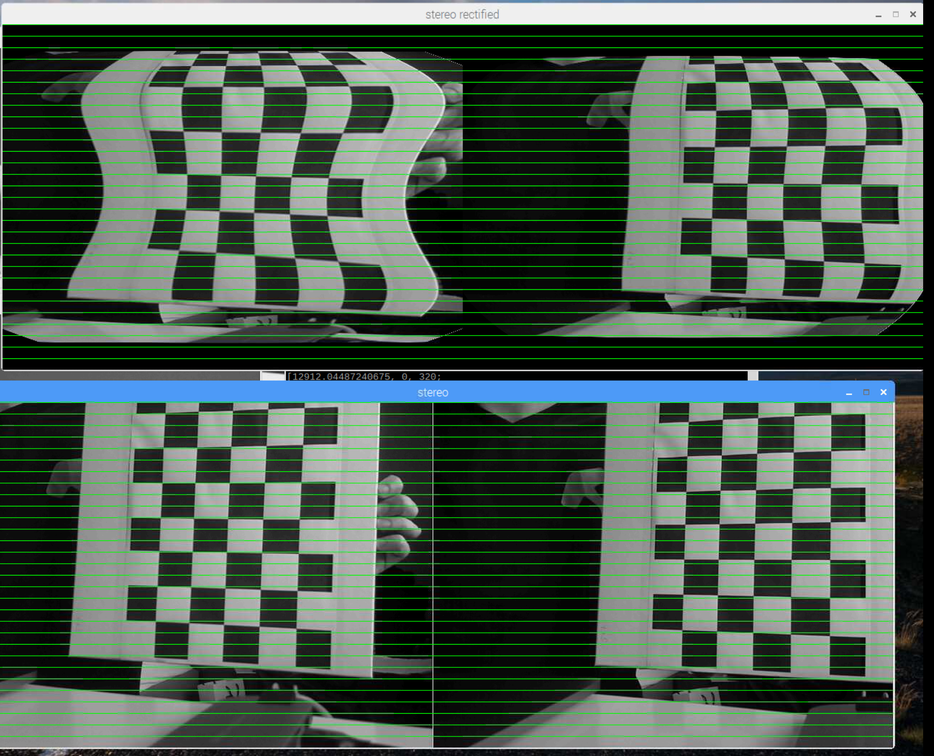
//> input picture pictures/not_working.png, 934 x 756 px, shrunk from 2326 x 1882 before the run, given in place of the camera
$ ./main   (built with g++ and OpenCV 4)
//> lines starting //> are read from the running program, lines starting //| are printed output that depends on the picture; after the words box and inside, x2 and y2 are one past the last pixel; in counts of white or black regions, pixels touching at a corner belong together
//> in getVideoCapture, image is the input picture: 756 rows x 934 cols, CV_8UC3; mean B, G, R 79.6, 90.2, 74.5
#include <iostream>
#include <opencv2/opencv.hpp>
#include <chrono>
#include <future>
#include <vector>

const float squareSideLength = 0.035; // in meters

std::vector<cv::Point3f> calculateCornerPositionsForBoard(int boardWidth, int boardHeight, float squaresSideLength)
{
    std::vector<cv::Point3f> result;
    for(int i = 0; i < boardWidth; i++)
    {
        for (int j = 0; j < boardHeight; j++)
        {
            result.emplace_back(cv::Point3f{i * squaresSideLength, j * squaresSideLength, 0.0f} );
        }
    }
    return result;
}

// Get a video capture for a camera, and do some validating that we can read an image from it
cv::VideoCapture getVideoCapture(int camNr)
{
    // Cam we open the capture device
    auto captureDev = cv::VideoCapture(camNr);
    if (captureDev.isOpened())
    {
        // Can we read a valid frame from the capture device
        cv::Mat image;
        if (captureDev.read(image))
        {
            // NOTE: not sure if this check is needed or read does all the required word
            if (image.empty())
            {
                std::cout << "Read empty frame from VideoCapture(" << camNr << ")\n";
                exit(-1);
            }
            return captureDev;
        }
        std::cout << "Could not read frame from VideoCapture(" << camNr << ")\n";
        exit(-1);
    }
    else
    {
        std::cout << "Could not open VideoCapture(" << camNr << ")\n";
        exit(-1);
    }
}

// findChessboardCorners takes a long time if the picture does not contain a chessboard
// cvCheckChessboard should be much faster, and returns whether a pictures contains a chessboard or not
bool CheckIfBothPicturesContainChessboard(const cv::Mat& img0, const cv::Mat& img1, const cv::Size& boardSize)
{
    auto startTime = std::chrono::system_clock::now();
    std::chrono::duration<float> elapsedTime = std::chrono::system_clock::now() - startTime;
    bool found0 = cv::checkChessboard(img0, boardSize);
    bool found1 =  cv::checkChessboard(img0, boardSize);
    std::cout << "It took " << elapsedTime.count() << "To see if both pictures contain a chessboard\n";
    return found0 && found1;
}

// Looks for chessboards in two images
std::pair<bool, bool> FindChessboardInBothImages(const cv::Size& boardSize, const cv::Mat& img0,
                                                 const cv::Mat img1, std::vector<cv::Point2f>& foundCorners0,
                                                 std::vector<cv::Point2f>& foundCorners1)
{
    // Look for corners of the chessboard
    std::cout << "looking for corners in pictures\n";
    auto startTime = std::chrono::system_clock::now();
    // Wrap call to findChessboardCorners in future's to utilize multiple cores
    std::future<bool> findCBCornersImg0 = std::async(std::launch::async, [&]{return findChessboardCorners(img0, boardSize, foundCorners0); });
    std::future<bool> findCBCornersImg1 = std::async(std::launch::async, [&]{return findChessboardCorners(img1, boardSize, foundCorners1); });
    findCBCornersImg0.wait();
    findCBCornersImg1.wait();
    auto found0 = findCBCornersImg0.get();
    auto found1 = findCBCornersImg1.get();
    // If both found make sub pixel correction of corners
    if (found0 && found1)
    {
        cv::cornerSubPix(img0, foundCorners0, {5, 5}, {-1, -1},
                cv::TermCriteria(cv::TermCriteria::COUNT+cv::TermCriteria::EPS,30, 0.01));
        cv::cornerSubPix(img1, foundCorners1, {5, 5}, {-1, -1},
                cv::TermCriteria(cv::TermCriteria::COUNT+cv::TermCriteria::EPS,30, 0.01));
    }
    std::chrono::duration<float> elapsedTime = std::chrono::system_clock::now() - startTime;
    std::cout << "It took " << elapsedTime.count() << '\n';
    std::cout << found0 << " " << found1 << '\n';
    return {found0, found1};
}

// Show upscaled version of the pictures with corners om them
void showUpscaledImagesWithCorners(const cv::Size& boardSize, const cv::Mat& img0, const cv::Mat& img1,
                                   const std::vector<cv::Point2f>& corners0, const std::vector<cv::Point2f>& corners1)
{
    std::cout << "Found chessboard in both images\n";
    // For img0
    cv::Mat img0WithCorners, img0WithCornersUpScaled;
    // For img1
    cv::Mat img1WithCorners, img1WithCornersUpScaled;

    img0WithCorners = img0.clone();
    img1WithCorners = img1.clone();

    // Draw corners on the greyscale pictures
    drawChessboardCorners(img0WithCorners, boardSize, corners0, true);
    drawChessboardCorners(img1WithCorners, boardSize, corners1, true);

    // Upscale pictures so it is easier to see if the corners are place correctly
    // Scale factor
    double sf = 1.5;
    std::cout << sf << '\n';
    // Resize both images
    resize(img0WithCorners, img0WithCornersUpScaled, cv::Size(), sf, sf, cv::INTER_LINEAR_EXACT);
    resize(img1WithCorners, img1WithCornersUpScaled, cv::Size(), sf, sf, cv::INTER_LINEAR_EXACT);

    imshow("corners0", img0WithCornersUpScaled);
    imshow("corners1", img1WithCornersUpScaled);
}

void calibrateStereoCam(cv::Size boardSize, const int nrCalibPicturesToTake, cv::VideoCapture& cam0, cv::VideoCapture& cam1)
{
//> called with boardSize = Size(7, 5), nrCalibPicturesToTake = 15
    // Setup
    cv::Mat rawImg0, rawImg1, img0, img1;
    // Get image size by capturing a frame
    cam0 >> rawImg0;
    cv::Size imgSize = rawImg0.size();
//> imgSize = Size(934, 756)

    // imagePoints: Where the we will store the found locations of the chessboard corners
    std::vector<std::vector<cv::Point2f> > imagePoints[2];
    std::vector<std::vector<cv::Point3f> > objectPoints[2];

    // Capture calibration pictures
    int goodCalibrationParses{0};
    while(goodCalibrationParses < nrCalibPicturesToTake)
    {
        // Capture from both cams
        cam0 >> rawImg0;
        cam1 >> rawImg1;
        if (rawImg0.empty() || rawImg1.empty())
        {
            std::cout << "Captured empty image \n";
            exit(-1);
        }

        // Convert images to grey scale
        cv::cvtColor(rawImg0, img0, cv::COLOR_BGR2GRAY);
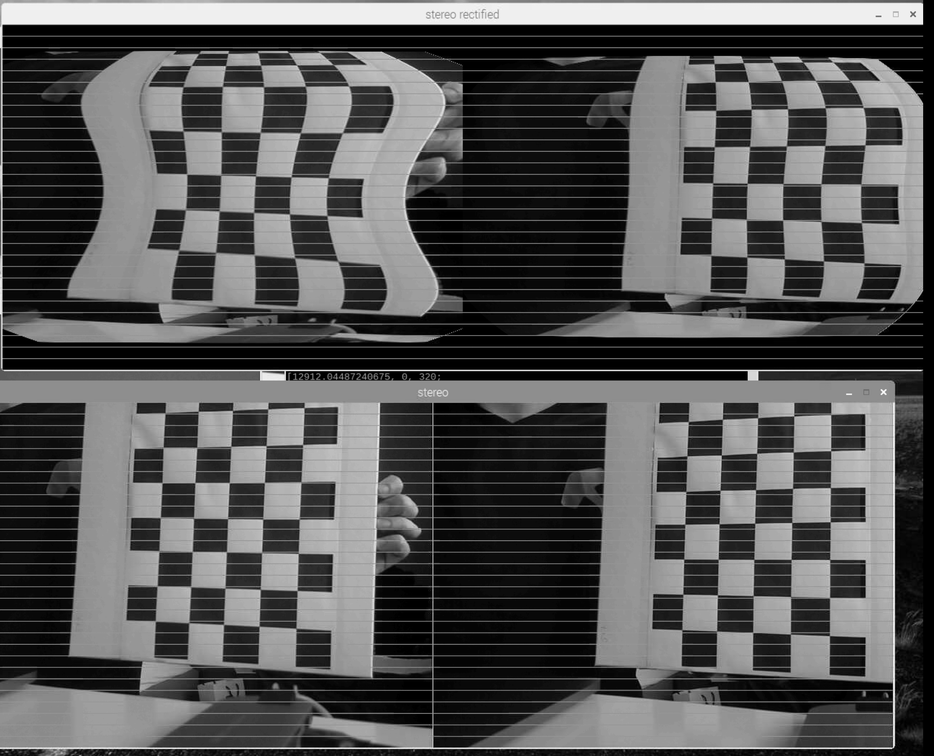
//> img0: 756 rows x 934 cols, CV_8UC1; min 0, max 255, mean 84.3
        cv::cvtColor(rawImg1, img1, cv::COLOR_BGR2GRAY);
        std::vector<cv::Point2f> corners0;
        std::vector<cv::Point2f> corners1;
        if (CheckIfBothPicturesContainChessboard(img0, img1, boardSize))
//> in CheckIfBothPicturesContainChessboard, `bool found0 = cv::checkChessboard(img0, boardSize);`: found0 = true
        {
            auto [found0, found1] = FindChessboardInBothImages(boardSize, img0, img1, corners0, corners1);
//> in FindChessboardInBothImages, `cv::cornerSubPix(img0, foundCorners0, {5, 5}, {-1, -1}, cv::TermCriter..`: foundCorners0 = 35 Points (x, y), first 12: [830.7, 414.3], [830.7, 450.6], [830.4, 487.5], [830.2, 521.7], [829.6, 559.7], [829.5, 597.6], [829.4, 635.4], [793.7, 415.9], [793.2, 451.8], [792.5, 488.4], [791.7, 522.6], [791, 559.6]
//> in FindChessboardInBothImages, `cv::cornerSubPix(img1, foundCorners1, {5, 5}, {-1, -1}, cv::TermCriter..`: foundCorners1 has the same summary as foundCorners0
//> corners0 has the same summary as foundCorners0 in FindChessboardInBothImages; corners1 has the same summary as foundCorners0 in FindChessboardInBothImages; found0 = true; found1 = true
            if (found0 && found1)
            {
                showUpscaledImagesWithCorners(boardSize, img0, img1, corners0, corners1);
//> in showUpscaledImagesWithCorners, `drawChessboardCorners(img0WithCorners, boardSize, corners0, true);`:
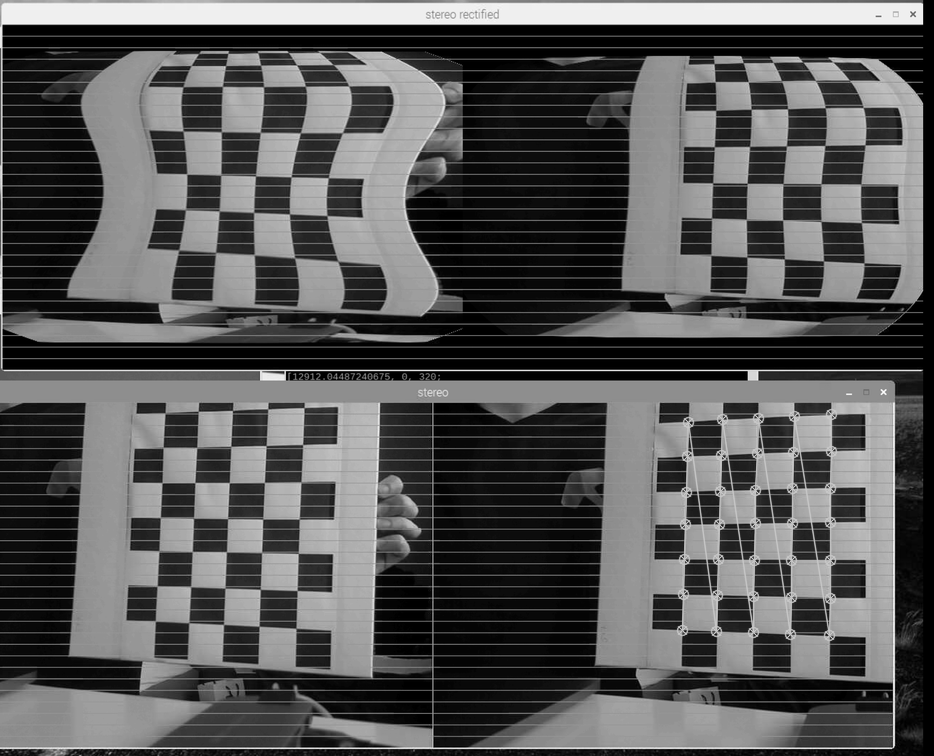
//> img0WithCorners: 756 rows x 934 cols, CV_8UC1; 1.17% of pixels changed, all inside (x1, y1, x2, y2) = (676, 408, 838, 642)
//> in showUpscaledImagesWithCorners, `resize(img0WithCorners, img0WithCornersUpScaled, cv::Size(), sf, sf, c..`:
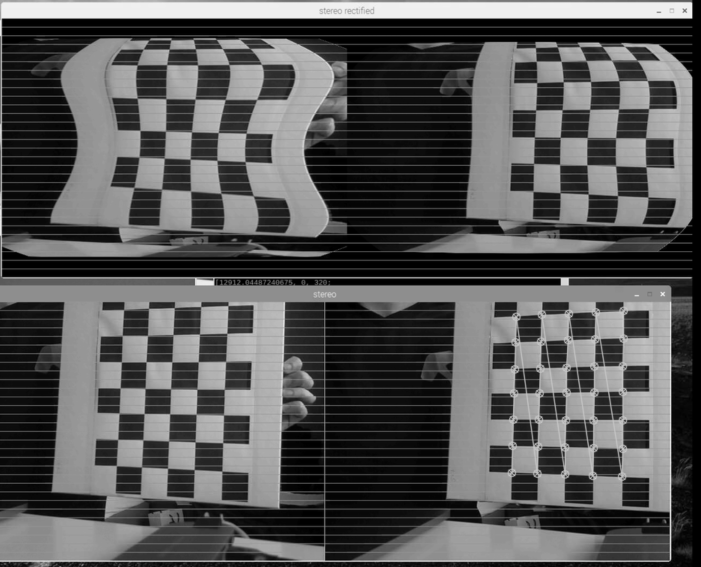
//> img0WithCornersUpScaled: 1134 rows x 1401 cols, CV_8UC1 (shown at 1/2 size); min 0, max 252, mean 84.9
                std::cout << "Press k to keep the picture and use it for calibration\n";
                std::cout << "Press esc or q to quit all together\n";
                std::cout << "Press any other key to discard image \n";
                char c = (char)cv::waitKey();
//> the space key is pressed
                if( c == 27 || c == 'q' || c == 'Q' ) //Allow ESC to quit
                {
                    exit(-1);
                }
                else if (c == 'k' || c == 'K')
                {
                    std::cout << "keeping pictures\n";
                    imagePoints[0].push_back(corners0);
                    imagePoints[1].push_back(corners1);
                    goodCalibrationParses++;
                }
                // Destroy windows for upscaled images
                cv::destroyWindow("corners0");
                cv::destroyWindow("corners1");
            }
        }

        // Display images
        cv::imshow("img0", img0);
        cv::imshow("img1", img1);
        std::cout << "Looping around \n";
        char c = (char)cv::waitKey(10);
        if( c == 27 || c == 'q' || c == 'Q' ) //Allow ESC to quit
        {
            exit(-1);
        }
    }

    // We have all the points we need, lets to a calibration
    auto worldCornerPositions = calculateCornerPositionsForBoard(boardSize.width, boardSize.height, squareSideLength);
    // because we are using the same board for all the object_points we know that the corner position should be the same
    // for all the images
    objectPoints[0].push_back(worldCornerPositions);
    objectPoints[1].push_back(worldCornerPositions);
    objectPoints[0].resize(imagePoints[0].size(), worldCornerPositions);
    objectPoints[1].resize(imagePoints[1].size(), worldCornerPositions);
    // TODO: Cleanup and use real stereo calibration
    cv::Mat intrinsicMatrix0, distortionCoeffs0;
    cv::Mat intrinsicMatrix1, distortionCoeffs1;

    double err = cv::calibrateCamera(
            objectPoints[0],
            imagePoints[0],
            imgSize,
            intrinsicMatrix0,
            distortionCoeffs0,
            cv::noArray(),
            cv::noArray(),
            cv::CALIB_ZERO_TANGENT_DIST | cv::CALIB_FIX_PRINCIPAL_POINT
    );

    std::cout << "cam0:\n" << intrinsicMatrix0 << '\n' << distortionCoeffs0 << '\n';

    err = cv::calibrateCamera(
            objectPoints[1],
            imagePoints[1],
            imgSize,
            intrinsicMatrix1,
            distortionCoeffs1,
            cv::noArray(),
            cv::noArray(),
            cv::CALIB_ZERO_TANGENT_DIST | cv::CALIB_FIX_PRINCIPAL_POINT
    );

    std::cout << "cam1:\n" << intrinsicMatrix1 << '\n' << distortionCoeffs1 << '\n';
    cv::Mat R, T, E, F;
    // R - Rotation matrix between 1st and 2nd camera coordinate systems
    // T - Translation vector between the coordinate systems of the cameras
    // E - Essential matrix
    // F - Fundamental matrix
    double stereoError = cv::stereoCalibrate(objectPoints[0],
                                             imagePoints[0],
                                             imagePoints[1],
                                             intrinsicMatrix0,
                                             distortionCoeffs0,
                                             intrinsicMatrix1,
                                             distortionCoeffs0,
                                             imgSize,
                                             R,
                                             T,
                                             E,
                                             F);

    std::cout << "Done " << stereoError << '\n';

    // Computes the undistortion and rectification transformation map.
    // Precompute maps for cvRemap()
    cv::Mat R1, R2, P1, P2, map11, map12, map21, map22;

    cv::initUndistortRectifyMap(intrinsicMatrix0, distortionCoeffs0, R1, P1, imgSize, CV_16SC2, map11, map12);
    cv::initUndistortRectifyMap(intrinsicMatrix1, distortionCoeffs1, R2, P2, imgSize, CV_16SC2, map21, map22);

    cv::Mat stereoPair;
    stereoPair.create(imgSize.height, imgSize.width * 2, CV_8UC3);

    cv::Mat stereoPairRetified;
    stereoPairRetified.create(imgSize.height, imgSize.width * 2, CV_8UC3);


    cv::Mat img0R, img1R;

    while(true)
    {
        cam0 >> rawImg0;
        cam1 >> rawImg1;
        if (rawImg0.empty() || rawImg1.empty())
        {
            std::cout << "Captured empty image \n";
            exit(-1);
        }

        cv::cvtColor(rawImg0, img0, cv::COLOR_BGR2GRAY);
        cv::cvtColor(rawImg1, img1, cv::COLOR_BGR2GRAY);

        cv::Mat part = stereoPair.colRange(0, imgSize.width);
        cv::cvtColor(img0, part, cv::COLOR_GRAY2BGR);
        part = stereoPair.colRange(imgSize.width, imgSize.width * 2);
        cv::cvtColor(img1, part, cv::COLOR_GRAY2BGR);

        for (int j = 0; j < imgSize.height; j += 16)
        {
            cv::line(stereoPair, cv::Point(0, j), cv::Point(imgSize.width * 2, j),
                     cv::Scalar(0, 255, 0));
        }

        // Rectify
        cv::remap(img0, img0R, map11, map12, cv::INTER_LINEAR);
        cv::remap(img1, img1R, map21, map22, cv::INTER_LINEAR);

        cv::Mat partR = stereoPairRetified.colRange(0, imgSize.width);
        cv::cvtColor(img0R, partR, cv::COLOR_GRAY2BGR);
        partR = stereoPairRetified.colRange(imgSize.width, imgSize.width * 2);
        cv::cvtColor(img1R, partR, cv::COLOR_GRAY2BGR);

        for (int j = 0; j < imgSize.height; j += 16)
        {
            cv::line(stereoPairRetified, cv::Point(0, j), cv::Point(imgSize.width * 2, j),
                     cv::Scalar(0, 255, 0));
        }

        cv::imshow("stereo", stereoPair);
        cv::imshow("stereo rectified", stereoPairRetified);


        char c = (char)cv::waitKey(10);
        if( c == 27 || c == 'q' || c == 'Q' ) //Allow ESC to quit
        {
            exit(-1);
        }
    }

}


int main()
{
    // board width and height is the actually the number of inner corners on the calibration chessboard
    const auto boardWight{7};
    const auto boardHeight{5};
    const cv::Size boardSize{boardWight, boardHeight};

    // Number of pictures to use for the stereo calibration, by capturing them directly from the cam
    // TODO: Change this to read a series of pictures from disk
    const int nrCalibrationPictures{15};

    auto cam0 = getVideoCapture(0);
    auto cam1 = getVideoCapture(1);

    calibrateStereoCam(boardSize, nrCalibrationPictures, cam0, cam1);

    return 0;
}
